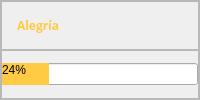
                    <widget class="QFrame" name="frame_15">
                     <property name="frameShape">
                      <enum>QFrame::StyledPanel</enum>
                     </property>
                     <property name="frameShadow">
                      <enum>QFrame::Raised</enum>
                     </property>
                     <layout class="QVBoxLayout" name="verticalLayout_7" stretch="1,1">
                      <property name="spacing">
                       <number>0</number>
                      </property>
                      <property name="leftMargin">
                       <number>0</number>
                      </property>
                      <property name="topMargin">
                       <number>0</number>
                      </property>
                      <property name="rightMargin">
                       <number>0</number>
                      </property>
                      <property name="bottomMargin">
                       <number>0</number>
                      </property>
                      <item>
                       <widget class="QFrame" name="frame_34">
                        <property name="frameShape">
                         <enum>QFrame::StyledPanel</enum>
                        </property>
                        <property name="frameShadow">
                         <enum>QFrame::Raised</enum>
                        </property>
                        <layout class="QHBoxLayout" name="horizontalLayout_22">
                         <property name="spacing">
                          <number>15</number>
                         </property>
                         <property name="leftMargin">
                          <number>0</number>
                         </property>
                         <property name="topMargin">
                          <number>0</number>
                         </property>
                         <property name="rightMargin">
                          <number>0</number>
                         </property>
                         <property name="bottomMargin">
                          <number>0</number>
                         </property>
                         <item>
                          <widget class="QLabel" name="label_24">
                           <property name="sizePolicy">
                            <sizepolicy hsizetype="Fixed" vsizetype="Preferred">
                             <horstretch>0</horstretch>
                             <verstretch>0</verstretch>
                            </sizepolicy>
                           </property>
                           <property name="text">
                            <string>&lt;html&gt;&lt;head/&gt;&lt;body&gt;&lt;p&gt;&lt;img src=&quot;:/Primero/sonrisa.png&quot;/&gt;&lt;/p&gt;&lt;/body&gt;&lt;/html&gt;</string>
                           </property>
                          </widget>
                         </item>
                         <item>
                          <widget class="QLabel" name="label_30">
                           <property name="font">
                            <font>
                             <family>Open Sans</family>
                             <pointsize>9</pointsize>
                             <weight>75</weight>
                             <bold>true</bold>
                            </font>
                           </property>
                           <property name="styleSheet">
                            <string notr="true">color: rgb(255, 203, 69);</string>
                           </property>
                           <property name="text">
                            <string>Alegría</string>
                           </property>
                          </widget>
                         </item>
                        </layout>
                       </widget>
                      </item>
                      <item>
                       <widget class="QFrame" name="frame_35">
                        <property name="frameShape">
                         <enum>QFrame::StyledPanel</enum>
                        </property>
                        <property name="frameShadow">
                         <enum>QFrame::Raised</enum>
                        </property>
                        <layout class="QHBoxLayout" name="horizontalLayout_29">
                         <property name="spacing">
                          <number>0</number>
                         </property>
                         <property name="leftMargin">
                          <number>0</number>
                         </property>
                         <property name="topMargin">
                          <number>0</number>
                         </property>
                         <property name="rightMargin">
                          <number>0</number>
                         </property>
                         <property name="bottomMargin">
                          <number>0</number>
                         </property>
                         <item>
                          <widget class="QProgressBar" name="alegria">
                           <property name="styleSheet">
                            <string notr="true">QProgressBar::chunk {
    background-color: #FFCB45;
}</string>
                           </property>
                           <property name="value">
                            <number>24</number>
                           </property>
                          </widget>
                         </item>
                        </layout>
                       </widget>
                      </item>
                     </layout>
                    </widget>
